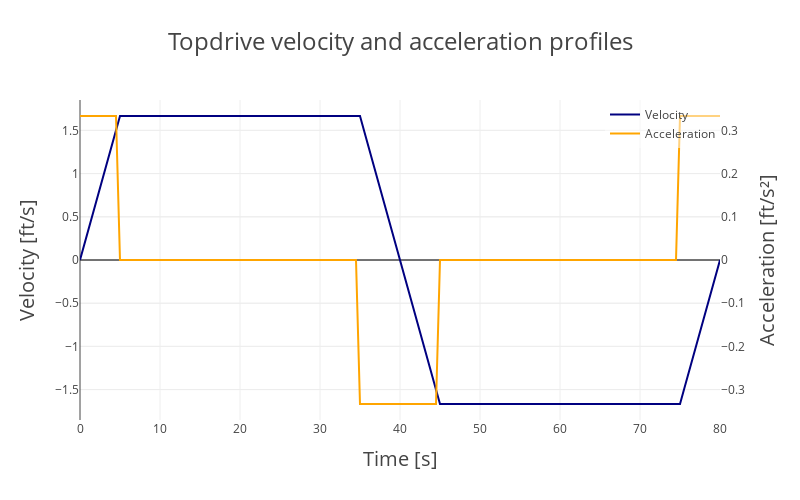

Notebook source saved alongside this figure:
### Code cell
from lib.constants import Calculations as clc
from lib.topdrive import vel_acc
import plotly.graph_objects as go
import numpy as np

time = np.arange(0,80.1,0.5)
vel, acc = vel_acc(time, clc(depth=13000))

fig = go.Figure()

fig.add_trace(go.Scatter(
    x=time,
    y=vel,
    name='Velocity',
    mode="lines",
    line=dict(color="navy")
))
fig.add_trace(go.Scatter(
    x=time,
    y=acc,
    name='Acceleration',
    mode="lines",
    yaxis='y2',
    line=dict(color="orange")
))

fig.update_layout(
    template= "gridon",
    title='Topdrive velocity and acceleration profiles', 
    title_font_size=24,

    yaxis=dict(title='Velocity [ft/s]',
               titlefont_size=20),
    yaxis2=dict(
        title='Acceleration [ft/s²]',
        titlefont_size=20,
        anchor='x',  # Anchor y-axis to the x-axis
        overlaying='y',  # Overlay y2 on the same x position as y
        side='right'  # Position y2 on the right
    ),
    xaxis=dict(
        title='Time [s]',
        titlefont_size=20
    ),

    # xaxis=dict(
    #     title='Time [s]',
    #     titlefont_size=20,
    #     tickfont_size=14,
    #     tickmode = 'linear',
    #     # tick0 = 0,
    #     dtick = 5
    # ),
    # yaxis=dict(
    #     title='Acceleration [lbf]',
    #     titlefont_size=20,
    #     tickfont_size=14,
    #     tickmode = 'linear',
    #     # tick0 = 200000,
    #     # dtick = 50000
    # ),
    legend=dict(
        x=1,  # Horizontal position at the far left
        y=1,  # Vertical position at the bottom
        xanchor='right',  # Anchor the left side of the legend box
        yanchor='top',  # Anchor the bottom of the legend box
        bgcolor='rgba(255, 255, 255, 0.5)'  # Optional: background color with transparency
    ),
    # autosize=True,
    height = 500,
    width = 800
)
fig.show()

### Figure 1 — Plotly figure (JSON) as saved in the notebook; plotly's stock layout.template omitted (floating-point values rounded to 4 significant figures; data arrays with more than 128 entries replaced by an {"elided": "..."} marker saying what was removed)
{"data": [{"line": {"color": "navy"}, "mode": "lines", "name": "Velocity", "type": "scatter", "x": {"elided": "161 float values"}, "y": {"elided": "161 float values"}}, {"line": {"color": "orange"}, "mode": "lines", "name": "Acceleration", "type": "scatter", "x": {"elided": "161 float values"}, "y": {"elided": "161 float values"}, "yaxis": "y2"}], "layout": {"height": 500, "legend": {"bgcolor": "rgba(255, 255, 255, 0.5)", "x": 1, "xanchor": "right", "y": 1, "yanchor": "top"}, "title": {"font": {"size": 24}, "text": "Topdrive velocity and acceleration profiles"}, "width": 800, "xaxis": {"title": {"font": {"size": 20}, "text": "Time [s]"}}, "yaxis": {"title": {"font": {"size": 20}, "text": "Velocity [ft/s]"}}, "yaxis2": {"anchor": "x", "overlaying": "y", "side": "right", "title": {"font": {"size": 20}, "text": "Acceleration [ft/s²]"}}}}
